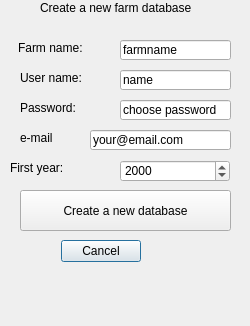
<?xml version="1.0" encoding="UTF-8"?>
<ui version="4.0">
 <class>ImportInputDialogBase</class>
 <widget class="QDialog" name="ImportInputDialogBase">
  <property name="geometry">
   <rect>
    <x>0</x>
    <y>0</y>
    <width>250</width>
    <height>326</height>
   </rect>
  </property>
  <property name="windowTitle">
   <string>Create farm</string>
  </property>
  <widget class="QDialogButtonBox" name="button_box">
   <property name="geometry">
    <rect>
     <x>60</x>
     <y>240</y>
     <width>81</width>
     <height>23</height>
    </rect>
   </property>
   <property name="orientation">
    <enum>Qt::Horizontal</enum>
   </property>
   <property name="standardButtons">
    <set>QDialogButtonBox::Cancel</set>
   </property>
   <property name="centerButtons">
    <bool>false</bool>
   </property>
  </widget>
  <widget class="QPushButton" name="PBCreateDatabase">
   <property name="enabled">
    <bool>true</bool>
   </property>
   <property name="geometry">
    <rect>
     <x>20</x>
     <y>190</y>
     <width>211</width>
     <height>41</height>
    </rect>
   </property>
   <property name="text">
    <string>Create a new database</string>
   </property>
  </widget>
  <widget class="QLineEdit" name="farm_name">
   <property name="geometry">
    <rect>
     <x>120</x>
     <y>40</y>
     <width>111</width>
     <height>20</height>
    </rect>
   </property>
   <property name="text">
    <string>farmname</string>
   </property>
  </widget>
  <widget class="QLabel" name="label_8">
   <property name="geometry">
    <rect>
     <x>18</x>
     <y>40</y>
     <width>111</width>
     <height>16</height>
    </rect>
   </property>
   <property name="text">
    <string>Farm name:</string>
   </property>
  </widget>
  <widget class="QLabel" name="label_10">
   <property name="geometry">
    <rect>
     <x>20</x>
     <y>70</y>
     <width>121</width>
     <height>16</height>
    </rect>
   </property>
   <property name="text">
    <string>User name:</string>
   </property>
  </widget>
  <widget class="QLineEdit" name="user_name">
   <property name="geometry">
    <rect>
     <x>120</x>
     <y>70</y>
     <width>111</width>
     <height>20</height>
    </rect>
   </property>
   <property name="text">
    <string>name</string>
   </property>
  </widget>
  <widget class="QLineEdit" name="pass_word">
   <property name="geometry">
    <rect>
     <x>120</x>
     <y>100</y>
     <width>111</width>
     <height>20</height>
    </rect>
   </property>
   <property name="text">
    <string>choose password</string>
   </property>
  </widget>
  <widget class="QLabel" name="label_12">
   <property name="geometry">
    <rect>
     <x>20</x>
     <y>100</y>
     <width>121</width>
     <height>16</height>
    </rect>
   </property>
   <property name="text">
    <string>Password:</string>
   </property>
  </widget>
  <widget class="QLineEdit" name="email_field">
   <property name="geometry">
    <rect>
     <x>90</x>
     <y>130</y>
     <width>141</width>
     <height>20</height>
    </rect>
   </property>
   <property name="text">
    <string>your@email.com</string>
   </property>
  </widget>
  <widget class="QLabel" name="label_13">
   <property name="geometry">
    <rect>
     <x>20</x>
     <y>130</y>
     <width>121</width>
     <height>16</height>
    </rect>
   </property>
   <property name="text">
    <string>e-mail</string>
   </property>
  </widget>
  <widget class="QLabel" name="label_14">
   <property name="geometry">
    <rect>
     <x>10</x>
     <y>160</y>
     <width>71</width>
     <height>16</height>
    </rect>
   </property>
   <property name="text">
    <string>First year:</string>
   </property>
  </widget>
  <widget class="QLabel" name="label_9">
   <property name="geometry">
    <rect>
     <x>40</x>
     <y>0</y>
     <width>151</width>
     <height>16</height>
    </rect>
   </property>
   <property name="text">
    <string>Create a new farm database</string>
   </property>
  </widget>
  <widget class="QDateEdit" name="DEFirstYear">
   <property name="geometry">
    <rect>
     <x>120</x>
     <y>160</y>
     <width>110</width>
     <height>22</height>
    </rect>
   </property>
   <property name="displayFormat">
    <string>yyyy</string>
   </property>
  </widget>
 </widget>
 <resources/>
 <connections>
  <connection>
   <sender>button_box</sender>
   <signal>accepted()</signal>
   <receiver>ImportInputDialogBase</receiver>
   <slot>accept()</slot>
   <hints>
    <hint type="sourcelabel">
     <x>20</x>
     <y>20</y>
    </hint>
    <hint type="destinationlabel">
     <x>20</x>
     <y>20</y>
    </hint>
   </hints>
  </connection>
  <connection>
   <sender>button_box</sender>
   <signal>rejected()</signal>
   <receiver>ImportInputDialogBase</receiver>
   <slot>reject()</slot>
   <hints>
    <hint type="sourcelabel">
     <x>20</x>
     <y>20</y>
    </hint>
    <hint type="destinationlabel">
     <x>20</x>
     <y>20</y>
    </hint>
   </hints>
  </connection>
 </connections>
</ui>
